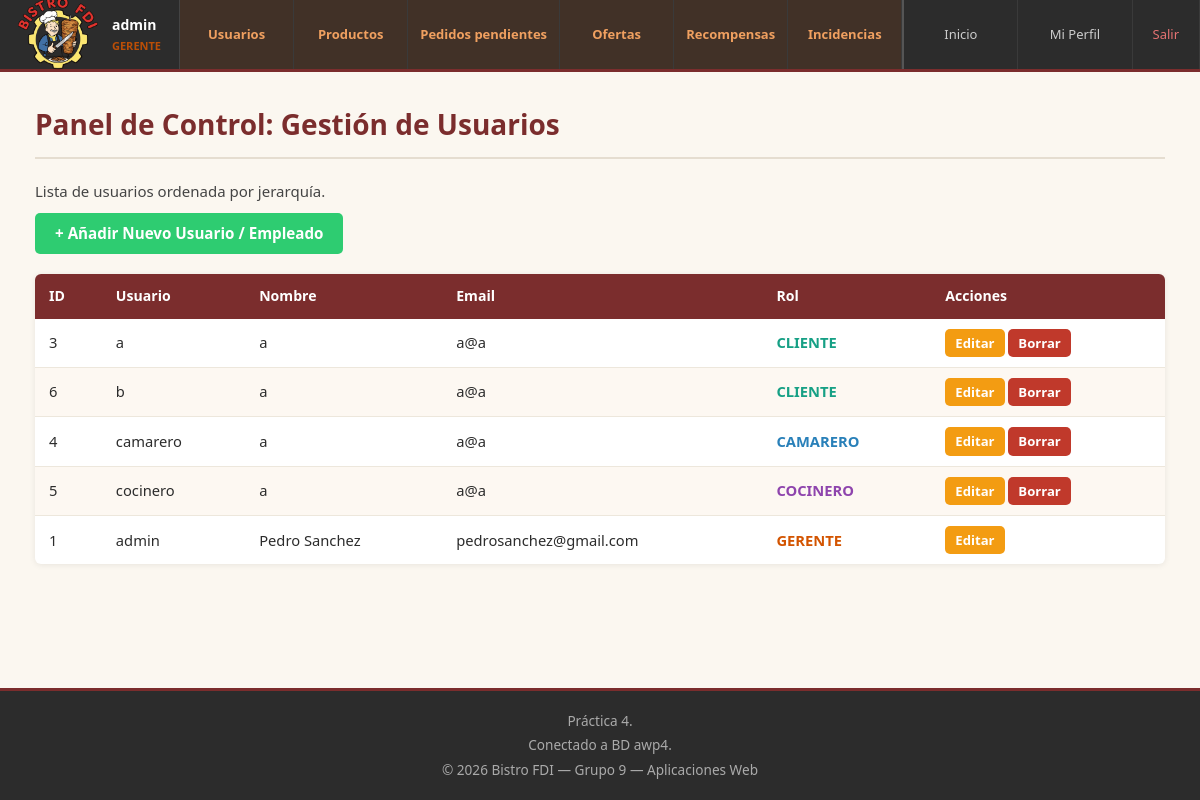
The app's page /admin/usuarios.php (signed in) with its own data.
### tables this page shows
CREATE TABLE `usuarios` (
  `id` int(11) NOT NULL,
  `nombre_usuario` varchar(50) NOT NULL,
  `email` varchar(100) NOT NULL,
  `nombre` varchar(50) NOT NULL,
  `apellidos` varchar(100) NOT NULL,
  `password` varchar(255) NOT NULL,
  `rol` enum('cliente','camarero','cocinero','gerente') DEFAULT 'cliente',
  `avatar` varchar(255) DEFAULT 'default.png',
  `bistrocoins` int(11) DEFAULT 0
);

### includes/clases/usuarios/Usuario.php (called while the page is built, shortened)
<?php
class Usuario
{
    public static function listaUsuariosOrdenados() {
        $conn = Aplicacion::getInstance()->getConexionBd();
        $sql = "SELECT * FROM usuarios ORDER BY FIELD(rol, 'cliente', 'camarero', 'cocinero', 'gerente') ASC";
        $result = $conn->query($sql);
        $usuarios = [];
        if ($result && $result->num_rows > 0) {
            while ($row = $result->fetch_assoc()) {
                $usuarios[] = $row;
            }
        }
        return $usuarios;
    }
}

### admin/usuarios.php (the view, shortened to what this page needs)
<?php
$listaUsuarios = Usuario::listaUsuariosOrdenados();
$tabla = '<table>
    <thead><tr>
        <th>ID</th><th>Usuario</th><th>Nombre</th><th>Email</th><th>Rol</th><th>Acciones</th>
    </tr></thead>
    <tbody>';
if (!empty($listaUsuarios)) {
    foreach ($listaUsuarios as $row) {
        $id             = $row['id'];
        $esMismoUsuario = ($id == $_SESSION['id']);
        $claseRol       = 'rol-badge-' . $row['rol'];
        $tabla .= "<tr>
            <td>{$id}</td>
            <td>" . htmlspecialchars($row['nombre_usuario']) . "</td>
            <td>" . htmlspecialchars($row['nombre'] . ' ' . $row['apellidos']) . "</td>
            <td>" . htmlspecialchars($row['email']) . "</td>
            <td><span class='{$claseRol}'>" . strtoupper($row['rol']) . "</span></td>
            <td>
                <a href='editar_usuario.php?id={$id}'>
                    <button class='btn-editar btn-sm'>Editar</button>
                </a>";
        if (!$esMismoUsuario) {
            $tabla .= " <form action='../usuarios/admin_borrar.php' method='POST' class='inline'
                              onsubmit='return confirm(\"¿Estás seguro de borrar a este usuario?\")'>
                            <input type='hidden' name='id' value='{$id}'>
                            <button type='submit' class='btn-peligro btn-sm'>Borrar</button>
                        </form>";
        }
        $tabla .= "</td></tr>";
    }
} else {
    $tabla .= "<tr><td colspan='6' class='texto-centro'>No hay usuarios registrados.</td></tr>";
}
$tabla .= '</tbody></table>';
$contenidoPrincipal = "
<h1>Panel de Control: Gestión de Usuarios</h1>
<p>Lista de usuarios ordenada por jerarquía.</p>
<div class='admin-toolbar'>
    <a href='crear_usuario.php'>
        <button class='btn-crear btn-lg'>+ Añadir Nuevo Usuario / Empleado</button>
    </a>
</div>
{$tabla}";
require RAIZ_APP . '/vistas/plantillas/plantilla.php';
?>

### CSS/estilo.css (style rules this page uses)
*, *::before, *::after { box-sizing: border-box; margin: 0; padding: 0; }
body { font-family: 'Segoe UI', Tahoma, Geneva, Verdana, sans-serif; font-size: 15px; line-height: 1.6; color: #2C2C2C; background-color: #FBF7F0; min-height: 100vh; margin: 0; padding: 0; }
.rol-badge-cliente { color: #16a085; font-weight: bold; }
.rol-badge-gerente { color: #d35400; font-weight: bold; }
.rol-badge-cocinero { color: #8e44ad; font-weight: bold; }
.rol-badge-camarero { color: #2980b9; font-weight: bold; }
main h1 { font-size: 1.75rem; font-weight: 700; color: #7B2D2D; margin-bottom: 20px; padding-bottom: 10px; border-bottom: 2px solid #E5DDD0; }
main p { margin-bottom: 10px; color: #444; }
main a { color: #7B2D2D; text-decoration: none; font-weight: 500; }
button, a.boton, input[type="submit"] { display: inline-block; padding: 8px 18px; border-radius: 5px; font-size: 0.9rem; font-family: inherit; font-weight: 600; cursor: pointer; border: none; text-decoration: none; transition: background-color 0.18s, transform 0.1s; line-height: 1.4; }
button[type="submit"], input[type="submit"] { background-color: #7B2D2D; color: #fff; }
.btn-crear { background-color: #2ecc71 !important; color: white !important; border: none !important; }
.btn-peligro { background-color: #c0392b !important; color: white !important; border: none !important; }
.btn-editar { background-color: #f39c12 !important; color: white !important; border: none !important; }
.btn-sm { padding: 5px 10px !important; font-size: 0.82rem !important; }
.btn-lg { padding: 10px 20px !important; font-size: 0.95rem !important; }
form.inline { display: inline; }
.inline { display: inline; }
table { width: 100%; border-collapse: collapse; background-color: #fff; border-radius: 6px; overflow: hidden; box-shadow: 0 1px 6px rgba(0,0,0,0.08); margin-bottom: 20px; font-size: 0.92rem; border: none; }
table th { background-color: #7B2D2D; color: #fff; padding: 11px 14px; text-align: left; font-weight: 600; font-size: 0.88rem; border: none; }
table td { padding: 10px 14px; border-bottom: 1px solid #EDE7DC; vertical-align: middle; border-left: none; border-right: none; border-top: none; }
table tr:last-child td { border-bottom: none; }
table tr:nth-child(even) td { background-color: #FDF8F2; }
.admin-toolbar { margin-bottom: 20px; display: flex; gap: 15px; flex-wrap: wrap; }

### records on screen
usuarios: id "3", nombre_usuario "a", nombre+apellidos "a", email "a@a", rol "CLIENTE"
usuarios: id "6", nombre_usuario "b", nombre+apellidos "a", email "a@a", rol "CLIENTE"
usuarios: id "4", nombre_usuario "camarero", nombre+apellidos "a", email "a@a", rol "CAMARERO"
usuarios: id "5", nombre_usuario "cocinero", nombre+apellidos "a", email "a@a", rol "COCINERO"
usuarios: id "1", nombre_usuario "admin", nombre+apellidos "Pedro Sanchez", email "pedrosanchez@gmail.com", rol "GERENTE"

### other values on screen
$nombreActual "admin"
$rolActual "GERENTE"
